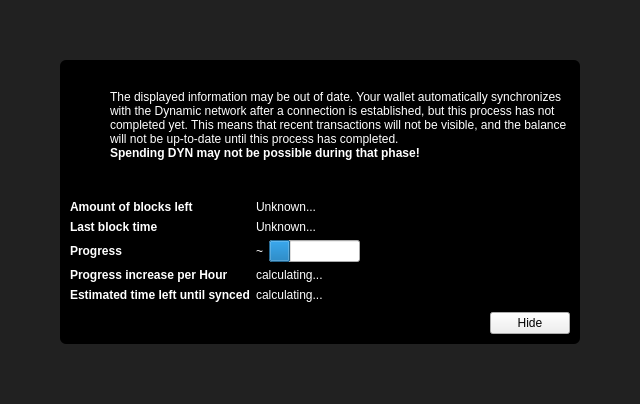
<?xml version="1.0" encoding="UTF-8"?>
<ui version="4.0">
 <class>ModalOverlay</class>
 <widget class="ModalOverlay" name="ModalOverlay">
  <property name="geometry">
   <rect>
    <x>0</x>
    <y>0</y>
    <width>640</width>
    <height>404</height>
   </rect>
  </property>
  <property name="windowTitle">
   <string>Form</string>
  </property>
  <layout class="QVBoxLayout" name="verticalLayout" stretch="0">
   <property name="sizeConstraint">
    <enum>QLayout::SetDefaultConstraint</enum>
   </property>
   <property name="leftMargin">
    <number>0</number>
   </property>
   <property name="topMargin">
    <number>0</number>
   </property>
   <property name="rightMargin">
    <number>0</number>
   </property>
   <property name="bottomMargin">
    <number>0</number>
   </property>
   <item>
    <widget class="QWidget" name="bgWidget" native="true">
     <property name="styleSheet">
      <string notr="true">#bgWidget { background: rgba(0,0,0,220); }</string>
     </property>
     <layout class="QVBoxLayout" name="verticalLayoutMain" stretch="1">
      <property name="leftMargin">
       <number>60</number>
      </property>
      <property name="topMargin">
       <number>60</number>
      </property>
      <property name="rightMargin">
       <number>60</number>
      </property>
      <property name="bottomMargin">
       <number>60</number>
      </property>
      <item>
       <widget class="QWidget" name="contentWidget" native="true">
        <property name="styleSheet">
         <string notr="true">#contentWidget { background-color: rgb(0, 0, 0);
color: rgb(255, 255, 255); border-radius: 6px; }

QLabel { color: rgb(255,255,255);  }

</string>
        </property>
        <layout class="QVBoxLayout" name="verticalLayoutSub" stretch="1,0,0,0">
         <property name="spacing">
          <number>0</number>
         </property>
         <property name="leftMargin">
          <number>10</number>
         </property>
         <property name="topMargin">
          <number>10</number>
         </property>
         <property name="rightMargin">
          <number>10</number>
         </property>
         <property name="bottomMargin">
          <number>10</number>
         </property>
         <item>
          <layout class="QHBoxLayout" name="horizontalLayoutIconText" stretch="0,1">
           <property name="topMargin">
            <number>20</number>
           </property>
           <item>
            <layout class="QVBoxLayout" name="verticalLayoutIcon">
             <property name="leftMargin">
              <number>0</number>
             </property>
             <item>
              <widget class="QPushButton" name="warningIcon">
               <property name="enabled">
                <bool>false</bool>
               </property>
               <property name="text">
                <string/>
               </property>
               <property name="icon">
                <iconset>
                 <normaloff>:/icons/drk/warning</normaloff>
                 <disabledoff>:/icons/drk/warning</disabledoff>:/icons/drk/warning</iconset>
               </property>
               <property name="iconSize">
                <size>
                 <width>48</width>
                 <height>48</height>
                </size>
               </property>
               <property name="flat">
                <bool>true</bool>
               </property>
              </widget>
             </item>
             <item>
              <spacer name="verticalSpacerWarningIcon">
               <property name="orientation">
                <enum>Qt::Vertical</enum>
               </property>
               <property name="sizeHint" stdset="0">
                <size>
                 <width>20</width>
                 <height>40</height>
                </size>
               </property>
              </spacer>
             </item>
            </layout>
           </item>
           <item>
            <layout class="QVBoxLayout" name="verticalLayoutInfoText">
             <property name="leftMargin">
              <number>0</number>
             </property>
             <property name="topMargin">
              <number>0</number>
             </property>
             <item>
              <widget class="QLabel" name="infoText">
               <property name="styleSheet">
                <string notr="true">background-color: rgb(0, 0, 0);
color: rgb(255, 255, 255);</string>
               </property>
               <property name="text">
                <string>The displayed information may be out of date. Your wallet automatically synchronizes with the Dynamic network after a connection is established, but this process has not completed yet. This means that recent transactions will not be visible, and the balance will not be up-to-date until this process has completed.</string>
               </property>
               <property name="textFormat">
                <enum>Qt::RichText</enum>
               </property>
               <property name="wordWrap">
                <bool>true</bool>
               </property>
              </widget>
             </item>
             <item>
              <widget class="QLabel" name="infoTextStrong">
               <property name="font">
                <font>
                 <weight>75</weight>
                 <bold>true</bold>
                </font>
               </property>
               <property name="styleSheet">
                <string notr="true">background-color: rgb(0, 0, 0);
color: rgb(255, 255, 255);</string>
               </property>
               <property name="text">
                <string>Spending DYN may not be possible during that phase!</string>
               </property>
               <property name="textFormat">
                <enum>Qt::RichText</enum>
               </property>
               <property name="wordWrap">
                <bool>true</bool>
               </property>
              </widget>
             </item>
             <item>
              <spacer name="verticalSpacerInTextSpace">
               <property name="orientation">
                <enum>Qt::Vertical</enum>
               </property>
               <property name="sizeHint" stdset="0">
                <size>
                 <width>20</width>
                 <height>40</height>
                </size>
               </property>
              </spacer>
             </item>
            </layout>
           </item>
          </layout>
         </item>
         <item>
          <spacer name="verticalSpacerAfterText">
           <property name="orientation">
            <enum>Qt::Vertical</enum>
           </property>
           <property name="sizeHint" stdset="0">
            <size>
             <width>20</width>
             <height>40</height>
            </size>
           </property>
          </spacer>
         </item>
         <item>
          <layout class="QFormLayout" name="formLayout">
           <property name="fieldGrowthPolicy">
            <enum>QFormLayout::FieldsStayAtSizeHint</enum>
           </property>
           <property name="horizontalSpacing">
            <number>6</number>
           </property>
           <property name="verticalSpacing">
            <number>6</number>
           </property>
           <property name="topMargin">
            <number>10</number>
           </property>
           <item row="0" column="0">
            <widget class="QLabel" name="labelNumberOfBlocksLeft">
             <property name="font">
              <font>
               <weight>75</weight>
               <bold>true</bold>
              </font>
             </property>
             <property name="styleSheet">
              <string notr="true">background-color: rgb(0, 0, 0);
color: rgb(255, 255, 255);</string>
             </property>
             <property name="text">
              <string>Amount of blocks left</string>
             </property>
            </widget>
           </item>
           <item row="0" column="1">
            <widget class="QLabel" name="numberOfBlocksLeft">
             <property name="styleSheet">
              <string notr="true">background-color: rgb(0, 0, 0);
color: rgb(255, 255, 255);</string>
             </property>
             <property name="text">
              <string>Unknown...</string>
             </property>
            </widget>
           </item>
           <item row="1" column="0">
            <widget class="QLabel" name="labelLastBlockTime">
             <property name="font">
              <font>
               <weight>75</weight>
               <bold>true</bold>
              </font>
             </property>
             <property name="styleSheet">
              <string notr="true">background-color: rgb(0, 0, 0);
color: rgb(255, 255, 255);</string>
             </property>
             <property name="text">
              <string>Last block time</string>
             </property>
            </widget>
           </item>
           <item row="1" column="1">
            <widget class="QLabel" name="newestBlockDate">
             <property name="sizePolicy">
              <sizepolicy hsizetype="Maximum" vsizetype="Preferred">
               <horstretch>0</horstretch>
               <verstretch>0</verstretch>
              </sizepolicy>
             </property>
             <property name="styleSheet">
              <string notr="true">background-color: rgb(0, 0, 0);
color: rgb(255, 255, 255);</string>
             </property>
             <property name="text">
              <string>Unknown...</string>
             </property>
            </widget>
           </item>
           <item row="2" column="0">
            <widget class="QLabel" name="labelSyncDone">
             <property name="font">
              <font>
               <weight>75</weight>
               <bold>true</bold>
              </font>
             </property>
             <property name="styleSheet">
              <string notr="true">background-color: rgb(0, 0, 0);
color: rgb(255, 255, 255);</string>
             </property>
             <property name="text">
              <string>Progress</string>
             </property>
            </widget>
           </item>
           <item row="2" column="1">
            <layout class="QHBoxLayout" name="horizontalLayoutSync" stretch="0,1">
             <item>
              <widget class="QLabel" name="percentageProgress">
               <property name="styleSheet">
                <string notr="true">color: rgb(255, 255, 255);
background-color: rgb(0, 0, 0);</string>
               </property>
               <property name="text">
                <string>~</string>
               </property>
              </widget>
             </item>
             <item>
              <widget class="QProgressBar" name="progressBar">
               <property name="value">
                <number>24</number>
               </property>
               <property name="format">
                <string/>
               </property>
              </widget>
             </item>
            </layout>
           </item>
           <item row="4" column="0">
            <widget class="QLabel" name="labelProgressIncrease">
             <property name="font">
              <font>
               <weight>75</weight>
               <bold>true</bold>
              </font>
             </property>
             <property name="styleSheet">
              <string notr="true">background-color: rgb(0, 0, 0);
color: rgb(255, 255, 255);</string>
             </property>
             <property name="text">
              <string>Progress increase per Hour</string>
             </property>
            </widget>
           </item>
           <item row="4" column="1">
            <widget class="QLabel" name="progressIncreasePerH">
             <property name="styleSheet">
              <string notr="true">background-color: rgb(0, 0, 0);
color: rgb(255, 255, 255);</string>
             </property>
             <property name="text">
              <string>calculating...</string>
             </property>
            </widget>
           </item>
           <item row="5" column="0">
            <widget class="QLabel" name="labelEstimatedTimeLeft">
             <property name="font">
              <font>
               <weight>75</weight>
               <bold>true</bold>
              </font>
             </property>
             <property name="styleSheet">
              <string notr="true">background-color: rgb(0, 0, 0);
color: rgb(255, 255, 255);</string>
             </property>
             <property name="text">
              <string>Estimated time left until synced</string>
             </property>
            </widget>
           </item>
           <item row="5" column="1">
            <widget class="QLabel" name="expectedTimeLeft">
             <property name="styleSheet">
              <string notr="true">background-color: rgb(0, 0, 0);
color: rgb(255, 255, 255);</string>
             </property>
             <property name="text">
              <string>calculating...</string>
             </property>
            </widget>
           </item>
          </layout>
         </item>
         <item>
          <layout class="QHBoxLayout" name="horizontalLayoutButtons">
           <property name="leftMargin">
            <number>10</number>
           </property>
           <property name="topMargin">
            <number>10</number>
           </property>
           <item>
            <spacer name="horizontalSpacer">
             <property name="orientation">
              <enum>Qt::Horizontal</enum>
             </property>
             <property name="sizeHint" stdset="0">
              <size>
               <width>40</width>
               <height>20</height>
              </size>
             </property>
            </spacer>
           </item>
           <item>
            <widget class="QPushButton" name="closeButton">
             <property name="text">
              <string>Hide</string>
             </property>
            </widget>
           </item>
          </layout>
         </item>
        </layout>
       </widget>
      </item>
     </layout>
    </widget>
   </item>
  </layout>
 </widget>
 <customwidgets>
  <customwidget>
   <class>ModalOverlay</class>
   <extends>QWidget</extends>
   <header>modaloverlay.h</header>
   <container>1</container>
  </customwidget>
 </customwidgets>
 <resources/>
 <connections/>
</ui>
